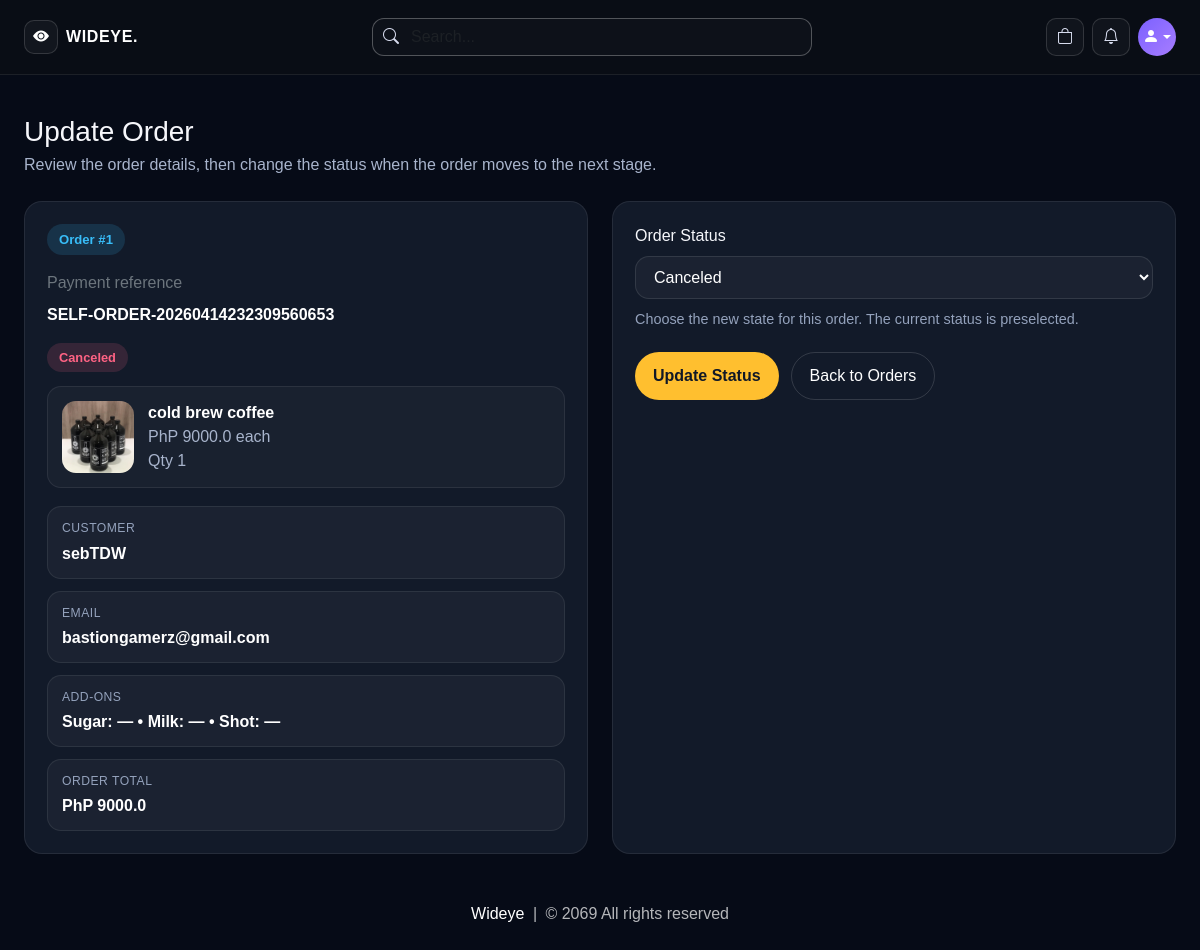
Page /update-order/1 (signed in) on the committed database.
### website/models.py (models this page shows, shortened)
class Order(db.Model):
    id = db.Column(db.Integer, primary_key=True)
    quantity = db.Column(db.Integer, nullable=False)
    sugar = db.Column(db.String(100), nullable=False, default='')
    milk = db.Column(db.String(100), nullable=False, default='')
    shot = db.Column(db.String(100), nullable=False, default='')
    price = db.Column(db.Float, nullable=False)
    status = db.Column(db.String(100), nullable=False)
    payment_id = db.Column(db.String(1000), nullable=False)
    customer_link = db.Column(db.Integer, db.ForeignKey('customer.id'), nullable=False)
    product_link = db.Column(db.Integer, db.ForeignKey('product.id'), nullable=False)

class Product(db.Model):
    id = db.Column(db.Integer, primary_key=True)
    product_name = db.Column(db.String(100), nullable=False)
    current_price = db.Column(db.Float, nullable=False)
    previous_price = db.Column(db.Float, nullable=False)
    in_stock = db.Column(db.Integer, nullable=False)
    sugar = db.Column(db.String(500), nullable=False, default='')
    milk = db.Column(db.String(500), nullable=False, default='')
    shot = db.Column(db.String(500), nullable=False, default='')
    product_picture = db.Column(db.String(1000), nullable=False)
    flash_sale = db.Column(db.Boolean, default=False)
    date_added = db.Column(db.DateTime, default=datetime.utcnow)
    carts = db.relationship('Cart', backref=db.backref('product', lazy=True))
    orders = db.relationship('Order', backref=db.backref('product', lazy=True))

class Customer(db.Model, UserMixin):
    id = db.Column(db.Integer, primary_key=True)
    email = db.Column(db.String(100), unique=True)
    username = db.Column(db.String(100))
    password_hash = db.Column(db.String(150))
    is_admin = db.Column(db.Boolean, default=False, nullable=False)
    face_profile_name = db.Column(db.String(100))
    usual_product_id = db.Column(db.Integer, db.ForeignKey('product.id'), nullable=True)
    date_joined = db.Column(db.DateTime(), default=datetime.utcnow)
    cart_items = db.relationship('Cart', backref=db.backref('customer', lazy=True))
    orders = db.relationship('Order', backref=db.backref('customer', lazy=True))
    usual_product = db.relationship('Product', foreign_keys=[usual_product_id])
    @property
    def password(self):
        raise AttributeError('Password is not a readable Attribute')

### website/admin.py (the view, shortened to what this page needs)
@admin.route('/update-order/<int:order_id>', methods=['GET', 'POST'])
@login_required
def update_order(order_id):
    if current_user_is_admin():
        form = OrderForm()
        order = Order.query.get(order_id)
        if order is None:
            flash('Order not found.')
            return redirect('/view-orders')
        if not form.is_submitted():
            form.order_status.data = order.status
        return render_template('order_update.html', form=form, order=order)
    return render_template('404.html')

### website/forms.py
class OrderForm(FlaskForm):
    order_status = SelectField('Order Status', choices=[('Pending', 'Pending'), ('Accepted', 'Accepted'),
                                                        ('Out for delivery', 'Out for delivery'),
                                                        ('Delivered', 'Delivered'), ('Canceled', 'Canceled')])
    update = SubmitField('Update Status')

### website/admin.py (called while the page is built)
def current_user_is_admin():
    return current_user.is_authenticated and bool(getattr(current_user, 'is_admin', False))

### website/templates/order_update.html (shortened to what this page needs)
{% extends 'base.html' %}
{% block body %}
<div class="wideye-shell py-4">
    <div class="mb-4">
        <h1 class="h3 mb-1">Update Order</h1>
        <p class="wideye-order-update-copy mb-0">Review the order details, then change the status when the order moves to the next stage.</p>
    </div>
    <div class="wideye-order-update-layout">
        <aside class="wideye-order-update-card">
            <span class="wideye-order-update-id">Order #{{ order.id }}</span>
            <p class="text-secondary mt-3 mb-2">Payment reference</p>
            <div class="wideye-order-update-value" style="word-break:break-word;">{{ order.payment_id }}</div>
            {% set status_class = 'wideye-status-pending' %}
            {% if order.status == 'Accepted' %}
                {% set status_class = 'wideye-status-accepted' %}
            {% elif order.status == 'Out for delivery' %}
                {% set status_class = 'wideye-status-out' %}
            {% elif order.status == 'Delivered' %}
                {% set status_class = 'wideye-status-delivered' %}
            {% elif order.status == 'Canceled' %}
                {% set status_class = 'wideye-status-canceled' %}
            {% endif %}
            <div class="mt-3">
                <span class="wideye-order-status {{ status_class }}">{{ order.status }}</span>
            </div>
            <div class="wideye-order-product">
                <img src="{{ order.product.product_picture }}" alt="{{ order.product.product_name }}">
                <div>
                    <div class="fw-semibold text-white">{{ order.product.product_name }}</div>
                    <div class="wideye-order-update-copy">PhP {{ order.price }} each</div>
                    <div class="wideye-order-update-copy">Qty {{ order.quantity }}</div>
                </div>
            </div>
            <div class="wideye-order-update-grid">
                <div class="wideye-order-update-meta">
                    <span class="wideye-order-update-label">Customer</span>
                    <span class="wideye-order-update-value">{{ order.customer.username }}</span>
                </div>
                <div class="wideye-order-update-meta">
                    <span class="wideye-order-update-label">Email</span>
                    <span class="wideye-order-update-value">{{ order.customer.email }}</span>
                </div>
                <div class="wideye-order-update-meta">
                    <span class="wideye-order-update-label">Add-ons</span>
                    <span class="wideye-order-update-value">Sugar: {{ order.sugar or '—' }} • Milk: {{ order.milk or '—' }} • Shot: {{ order.shot or '—' }}</span>
                </div>
                <div class="wideye-order-update-meta">
                    <span class="wideye-order-update-label">Order total</span>
                    <span class="wideye-order-update-value">PhP {{ order.price * order.quantity }}</span>
                </div>
            </div>
        </aside>
        <section class="wideye-order-update-form">
            <form action="" method="POST" enctype="multipart/form-data">
                <div>
                    <label class="form-label">{{ form.order_status.label.text }}</label>
                    {{ form.order_status(class="wideye-order-input") }}
                    <p class="wideye-order-help">Choose the new state for this order. The current status is preselected.</p>
                </div>
                <div class="wideye-order-actions">
                    {{ form.update(class="wideye-order-primary") }}
                    <a href="/view-orders" class="wideye-order-secondary">Back to Orders</a>
                </div>
            </form>
        </section>
    </div>
</div>
{% endblock %}

### website/templates/base.html (style rules this page uses)
* { box-sizing: border-box; }
html { -webkit-text-size-adjust: 100%; }
body { background: #060b17; color: #f6f7fb; min-height: 100vh; font-family: Arial, Helvetica, sans-serif; overflow-x: hidden; }
a { text-decoration: none; }
img, iframe, canvas, video { max-width: 100%; }
.wideye-shell { width: min(calc(100% - clamp(1rem, 4vw, 3rem)), 1280px); margin: 0 auto; }

### website/templates/order_update.html (style rules this page uses)
.wideye-order-update-layout { display: grid; grid-template-columns: repeat(auto-fit, minmax(min(100%, 320px), 1fr)); gap: 24px; }
.wideye-order-update-card, .wideye-order-update-form { background: #121a29; border: 1px solid rgba(255, 255, 255, 0.08); border-radius: 18px; padding: 22px; }
.wideye-order-update-id { display: inline-block; padding: 6px 12px; border-radius: 999px; background: rgba(56, 189, 248, 0.15); color: #38bdf8; font-weight: 700; font-size: 0.82rem; }
.wideye-order-update-grid { display: grid; gap: 12px; margin-top: 18px; }
.wideye-order-update-meta { background: rgba(255, 255, 255, 0.04); border: 1px solid rgba(255, 255, 255, 0.08); border-radius: 14px; padding: 12px 14px; }
.wideye-order-update-label { display: block; color: #94a2bc; font-size: 0.76rem; text-transform: uppercase; letter-spacing: 0.04em; margin-bottom: 4px; }
.wideye-order-update-value { color: #ffffff; font-weight: 600; }
.wideye-order-update-copy { color: #a8b4cc; }
.wideye-order-status { display: inline-block; padding: 5px 12px; border-radius: 999px; font-size: 0.8rem; font-weight: 600; }
.wideye-status-canceled { background: rgba(255,99,132,0.15); color: #ff6384; }
.wideye-order-product { display: flex; align-items: center; gap: 14px; margin-top: 14px; padding: 14px; border-radius: 14px; background: rgba(255, 255, 255, 0.03); border: 1px solid rgba(255, 255, 255, 0.08); }
.wideye-order-product img { width: 72px; height: 72px; object-fit: cover; border-radius: 14px; }
.wideye-order-input, .wideye-order-input:focus { width: 100%; background: rgba(255, 255, 255, 0.04); border: 1px solid rgba(255, 255, 255, 0.1); border-radius: 14px; color: #ffffff; padding: 11px 14px; box-shadow: none; }
.wideye-order-help { margin-top: 10px; color: #94a2bc; font-size: 0.9rem; }
.wideye-order-actions { display: flex; flex-wrap: wrap; gap: 12px; margin-top: 22px; }
.wideye-order-primary { border: none; border-radius: 999px; padding: 11px 18px; font-weight: 700; background: #ffbf2f; color: #111827; }
.wideye-order-secondary { border: 1px solid rgba(255, 255, 255, 0.14); border-radius: 999px; padding: 11px 18px; color: #ffffff; }

### rows in the picture
Order: id "1", payment_id "SELF-ORDER-20260414232309560653", status "Canceled", price "9000.0", quantity "1", sugar "—", milk "—", shot "—", order.price*order.quantity "9000.0"
Product: product.product_picture (picture), product.product_name "cold brew coffee"
Customer: customer.username "sebTDW", customer.email "bastiongamerz@gmail.com"
